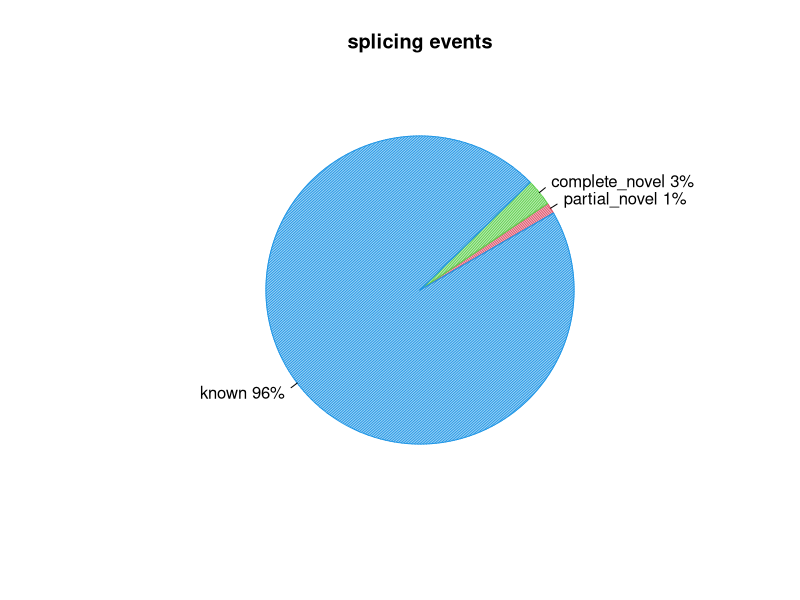
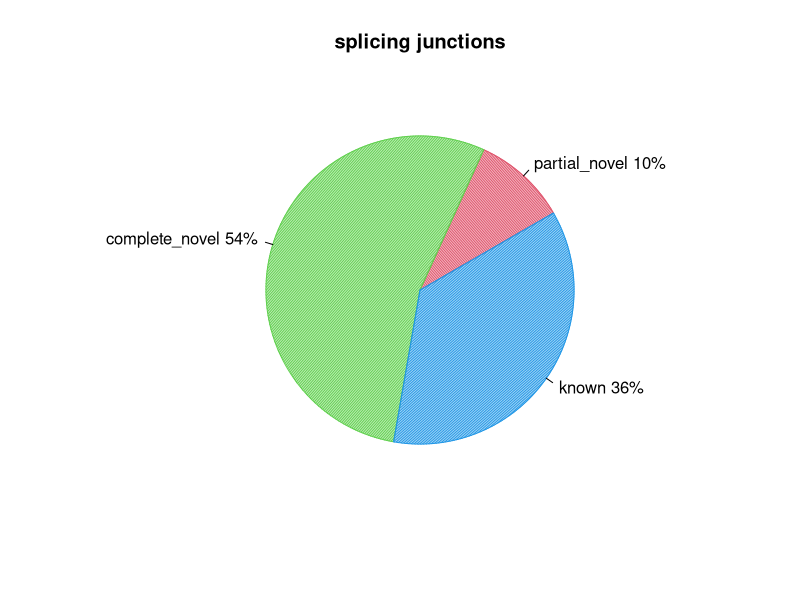

Generate these figures, in order, with R:
pdf("CF98438.splice_events.pdf")
events=c(1.1441108909137077,2.8292848687182603,95.92929136996072)
pie(events,col=c(2,3,4),init.angle=30,angle=c(60,120,150),density=c(70,70,70),main="splicing events",labels=c("partial_novel 1%","complete_novel 3%","known 96%"))
dev.off()
pdf("CF98438.splice_junction.pdf")
junction=c(9.874680387638499,54.050738133569034,36.07458147879247)
pie(junction,col=c(2,3,4),init.angle=30,angle=c(60,120,150),density=c(70,70,70),main="splicing junctions",labels=c("partial_novel 10%","complete_novel 54%","known 36%"))
dev.off()
